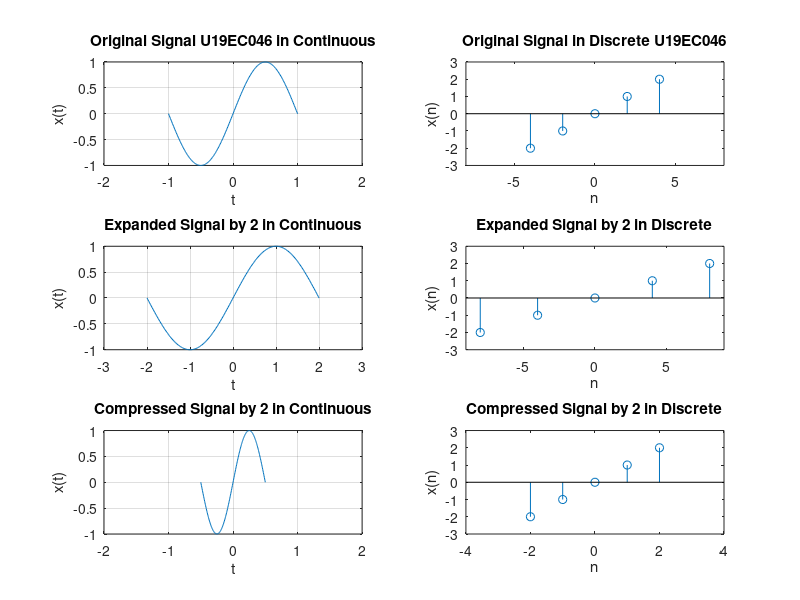

Write MATLAB code to recreate this figure.
clc;
close all;

%% 
%For Continuous Part
t=-1:0.01:1;%time window
x=sin(pi*t);%defining input signal

%plotting Original signal
subplot(3,2,1);
plot(t,x);
grid on;
xlabel('t');
ylabel('x(t)');
axis([-2 2 -1 1]);
title('Original Signal U19EC046 in Continuous');

%plotting Expanded signal
subplot(3,2,3);
plot(t*2,x);
grid on;
xlabel('t');
ylabel('x(t)');
axis([-3 3 -1 1]);
title('Expanded Signal by 2 in Continuous');

%plotting Compressed signal
subplot(3,2,5);
plot(t/2,x);
grid on;
xlabel('t');
ylabel('x(t)');
axis([-2 2 -1 1]);
title('Compressed Signal by 2 in Continuous');

%%

%For Discrete Part

n=-4:2:4;%time window
x=[-2 -1 0 1 2];%Defining Input signal

%plotting Original signal
subplot(3,2,2);
stem(n,x);
xlabel('n');
ylabel('x(n)');
axis([-8 8 -3 3]);
title('Original Signal in Discrete U19EC046');

%plotting Expanded signal
subplot(3,2,4);
stem(n*2,x);
xlabel('n');
ylabel('x(n)');
axis([-9 9 -3 3]);
title('Expanded Signal by 2 in Discrete');

%plotting Compressed signal
subplot(3,2,6);
stem(n/2,x);
xlabel('n');
ylabel('x(n)');
axis([-4 4 -3 3]);
title('Compressed Signal by 2 in Discrete');
